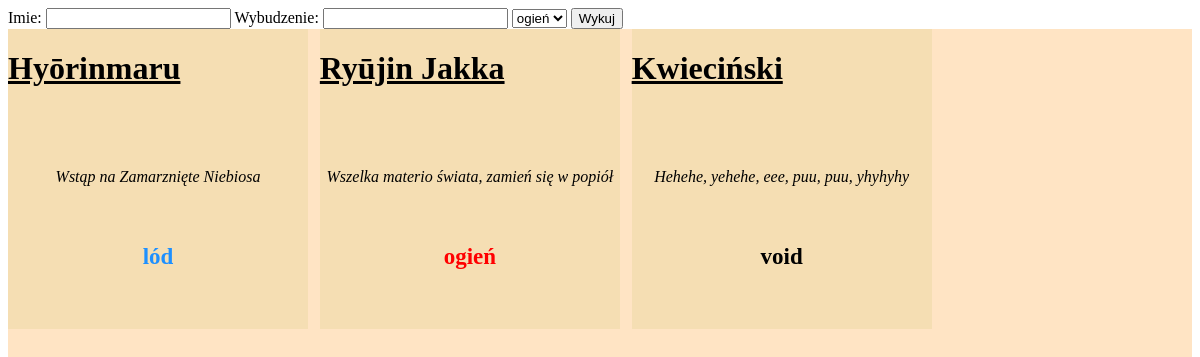
The page / on the database its author committed.
### tables this page shows
CREATE TABLE `zanpakuto` (
  `id` int(11) NOT NULL,
  `imie` varchar(255) NOT NULL,
  `wybudzenie` varchar(255) NOT NULL,
  `element` int(11) NOT NULL
);

CREATE TABLE `elementy` (
  `id` int(11) NOT NULL,
  `nazwa` varchar(255) NOT NULL
);

### index.php (the view, shortened to what this page needs)
<?php
    $server = 'localhost';
    $user = 'root';
    $pass = '';
    $db = 'sprawdzian';
    $conn = mysqli_connect($server, $user, $pass, $db);
?>
<!DOCTYPE html>
<html lang="en">
<head>
</head>
<body>
    <form action="dodawanie.php" method="POST">
        Imie: <input type="text" name="imie">
        Wybudzenie: <input type="text" name="wybudzenie">
        <select name="element">
            <?php
                $query = "SELECT * FROM `elementy`";
                $result = mysqli_query($conn, $query) or die();
                if (mysqli_num_rows($result) > 0) {
                    while($row = mysqli_fetch_assoc($result)) {
                        $id = $row['id'];
                        $nazwa = $row['nazwa'];
                        echo '<option value="' . $id . '">' . $nazwa . '</option>';
                    }
                }
            ?>
        </select>
        <input type="submit" name="wykuj" value="Wykuj">
    </form>
    <div id="miecze">
    <?php
        $query = "SELECT imie, wybudzenie, elementy.nazwa FROM zanpakuto INNER JOIN elementy ON zanpakuto.element=elementy.id";
        $result = mysqli_query($conn, $query) or die();
        if (mysqli_num_rows($result) > 0) {
            while($row = mysqli_fetch_assoc($result)) {
                $imie = $row['imie'];
                $wybudzenie = $row['wybudzenie'];
                $element = $row['nazwa'];
                if($element == 'ogień') {
                    $kolor = 'red';
                } elseif($element == 'lód') {
                    $kolor = 'dodgerblue';
                } elseif($element == 'void') {
                    $kolor = 'black';
                } else {
                    $kolor = 'black';
                }
                echo '<div class="miecz">';
                echo '<h1 class="miecz">' . $imie. '</h1>';
                echo '<em>' . $wybudzenie . '</em>';
                echo '<strong style="color: ' . $kolor . ';">' . $element . '</strong>';
                echo '</div>';
            }
        }
    ?>
    </div>
</body>
</html>

### index.php (style rules this page uses)
#miecze { display: grid; grid-template-rows: repeat(4, 25vw); grid-template-columns: repeat(4, 25vw); gap: 1%; background-color: bisque; }
.miecz { background-color: wheat; display: flex; flex-flow: row wrap; }
.miecz h1 { width: 100%; text-align: center; text-decoration: underline; }
.miecz em { width: 100%; text-align: center; }
.miecz strong { width: 100%; text-align: center; font-size: 23px; }

### rows shown on the page
zanpakuto: imie "Hyōrinmaru", wybudzenie "Wstąp na Zamarznięte Niebiosa", element.nazwa "lód"
zanpakuto: imie "Ryūjin Jakka", wybudzenie "Wszelka materio świata, zamień się w popiół", element.nazwa "ogień"
zanpakuto: imie "Kwieciński", wybudzenie "Hehehe, yehehe, eee, puu, puu, yhyhyhy", element.nazwa "void"

### other values the page prints
form field element "ogień"
